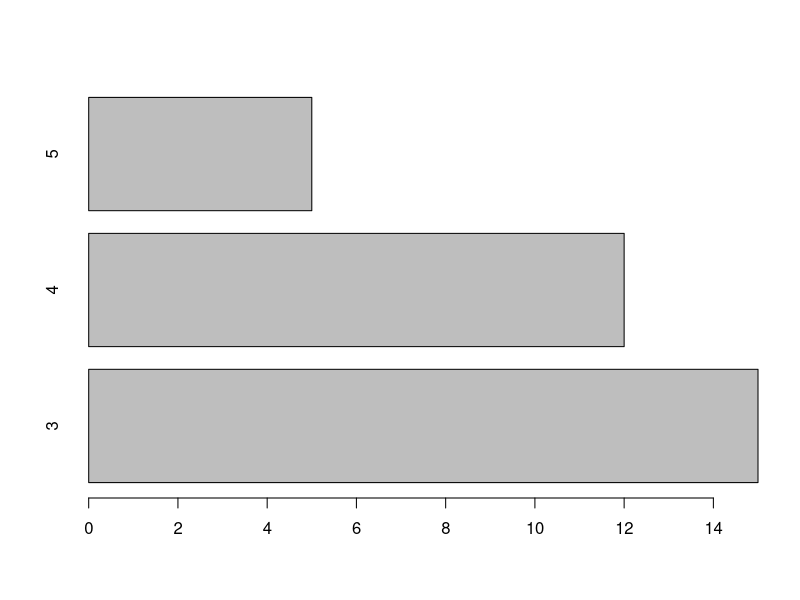

Reproduce this figure in R.
#taking gear column values from mtcars
count=mtcars$gear
print(count)
#changing raw data to frequency values
table=table(count)
#barplot(table name,horiz = true)
#deafult horiz is false
barplot(table,horiz = TRUE)

